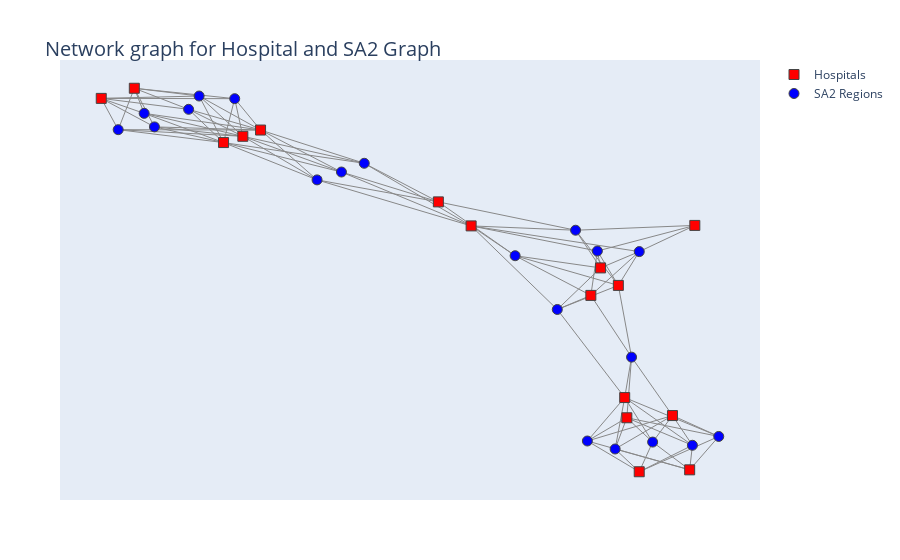

Write notebook code for a chart like this one.
### Code cell
visualizer.plot_graph(network_df=network_df, save_path=os.path.join(resultdir, "graph.html"))

### Figure 1 — Plotly figure (JSON) as saved in the notebook; plotly's stock layout.template omitted (floating-point values rounded to 4 significant figures; data arrays with more than 128 entries replaced by an {"elided": "..."} marker saying what was removed)
{"data": [{"hoverinfo": "text", "line": {"color": "#888", "width": 1}, "mode": "lines", "showlegend": false, "text": ["\n                Hospital: Queanbeyan Hospital\n                SA2: Karabar\n                ", "\n                Hospital: Queanbeyan Hospital\n                SA2: Queanbeyan\n                ", "\n                Hospital: Queanbeyan Hospital\n                SA2: Queanbeyan - East\n                ", "\n                Hospital: Queanbeyan Hospital\n                SA2: Googong\n                ", "\n                Hospital: Queanbeyan Hospital\n                SA2: Queanbeyan Surrounds\n                ", "\n                Hospital: Queanbeyan Hospital\n                SA2: Queanbeyan West - Jerrabomberra\n                ", "\n                Hospital: Brindabella Endoscopy and Day Surgery Centre\n                SA2: Karabar\n                ", "\n                Hospital: Brindabella Endoscopy and Day Surgery Centre\n                SA2: Queanbeyan\n                ", "\n                Hospital: Brindabella Endoscopy and Day Surgery Centre\n                SA2: Queanbeyan - East\n                ", "\n                Hospital: Brindabella Endoscopy and Day Surgery Centre\n                SA2: Googong\n                ", "\n                Hospital: Brindabella Endoscopy and Day Surgery Centre\n                SA2: Queanbeyan Surrounds\n                ", "\n                Hospital: Brindabella Endoscopy and Day Surgery Centre\n                SA2: Queanbeyan West - Jerrabomberra\n                ", "\n                Hospital: Brindabella Endoscopy and Day Surgery Centre\n                SA2: Cooma\n                ", "\n                Hospital: Brindabella Endoscopy and Day Surgery Centre\n                SA2: Cooma Surrounds\n                ", "\n                Hospital: Brindabella Endoscopy and Day Surgery Centre\n                SA2: Jindabyne - Berridale\n                ", "\n                Hospital: National Capital Private Hospital\n                SA2: Karabar\n                ", "\n                Hospital: National Capital Private Hospital\n                SA2: Queanbeyan\n                ", "\n                Hospital: National Capital Private Hospital\n                SA2: Queanbeyan - East\n                ", "\n                Hospital: National Capital Private Hospital\n                SA2: Googong\n                ", "\n                Hospital: National Capital Private Hospital\n                SA2: Queanbeyan Surrounds\n                ", "\n                Hospital: National Capital Private Hospital\n                SA2: Queanbeyan West - Jerrabomberra\n                ", "\n                Hospital: National Capital Private Hospital\n                SA2: Cooma\n                ", "\n                Hospital: National Capital Private Hospital\n                SA2: Cooma Surrounds\n                ", "\n                Hospital: National Capital Private Hospital\n                SA2: Jindabyne - Berridale\n                ", "\n                Hospital: The Canberra Hospital\n                SA2: Karabar\n                ", "\n                Hospital: The Canberra Hospital\n                SA2: Queanbeyan\n                ", "\n                Hospital: The Canberra Hospital\n                SA2: Queanbeyan - East\n                ", "\n                Hospital: The Canberra Hospital\n                SA2: Googong\n                ", "\n                Hospital: The Canberra Hospital\n                SA2: Queanbeyan Surrounds\n                ", "\n                Hospital: The Canberra Hospital\n                SA2: Queanbeyan West - Jerrabomberra\n                ", "\n                Hospital: The Canberra Hospital\n                SA2: Cooma\n                ", "\n                Hospital: The Canberra Hospital\n                SA2: Cooma Surrounds\n                ", "\n                Hospital: The Canberra Hospital\n                SA2: Jindabyne - Berridale\n                ", "\n                Hospital: Canberra Imaging Group Angiography/Interventional Suite\n                SA2: Karabar\n                ", "\n                Hospital: Canberra Imaging Group Angiography/Interventional Suite\n                SA2: Queanbeyan\n                ", "\n                Hospital: Canberra Imaging Group Angiography/Interventional Suite\n                SA2: Queanbeyan - East\n                ", "\n                Hospital: Canberra Imaging Group Angiography/Interventional Suite\n                SA2: Googong\n                ", "\n                Hospital: Canberra Imaging Group Angiography/Interventional Suite\n                SA2: Queanbeyan Surrounds\n                ", "\n                Hospital: Canberra Imaging Group Angiography/Interventional Suite\n                SA2: Queanbeyan West - Jerrabomberra\n                ", "\n                Hospital: Bombala Multi Purpose Service\n                SA2: Bombala\n                ", "\n                Hospital: Bombala Multi Purpose Service\n                SA2: Cooma\n                ", "\n                Hospital: Bombala Multi Purpose Service\n                SA2: Cooma Surrounds\n                ", "\n                Hospital: Bombala Multi Purpose Service\n                SA2: Jindabyne - Berridale\n                ", "\n                Hospital: Bombala Multi Purpose Service\n                SA2: Bega - Tathra\n                ", "\n                Hospital: Bombala Multi Purpose Service\n                SA2: Bega-Eden Hinterland\n                ", "\n                Hospital: Bombala Multi Purpose Service\n                SA2: Eden\n                ", "\n                Hospital: Bombala Multi Purpose Service\n                SA2: Merimbula - Tura Beach\n                ", "\n                Hospital: Delegate Multi Purpose Service\n                SA2: Bombala\n                ", "\n                Hospital: Delegate Multi Purpose Service\n                SA2: Eden\n                ", "\n                Hospital: Delegate Multi Purpose Service\n                SA2: Merimbula - Tura Beach\n                ", "\n                Hospital: Pambula Hospital\n                SA2: Bombala\n                ", "\n                Hospital: Pambula Hospital\n                SA2: Bega - Tathra\n                ", "\n                Hospital: Pambula Hospital\n                SA2: Bega-Eden Hinterland\n                ", "\n                Hospital: Pambula Hospital\n                SA2: Eden\n                ", "\n                Hospital: Pambula Hospital\n                SA2: Merimbula - Tura Beach\n                ", "\n                Hospital: Cooma Hospital\n                SA2: Bombala\n                ", "\n                Hospital: Cooma Hospital\n                SA2: Cooma\n                ", "\n                Hospital: Cooma Hospital\n                SA2: Cooma Surrounds\n                ", "\n                Hospital: Cooma Hospital\n                SA2: Jindabyne - Berridale\n                ", "\n                Hospital: Cooma Hospital\n                SA2: Bega-Eden Hinterland\n                ", "\n                Hospital: Bega Valley Private Hospital\n                SA2: Bombala\n                ", "\n                Hospital: Bega Valley Private Hospital\n                SA2: Bega - Tathra\n                ", "\n                Hospital: Bega Valley Private Hospital\n                SA2: Bega-Eden Hinterland\n                ", "\n                Hospital: Bega Valley Private Hospital\n                SA2: Deua - Wadbilliga\n                ", "\n                Hospital: Bega Valley Private Hospital\n                SA2: Eden\n                ", "\n                Hospital: Bega Valley Private Hospital\n                SA2: Merimbula - Tura Beach\n                ", "\n                Hospital: Batemans Bay Hospital\n                SA2: Batemans Bay\n                ", "\n                Hospital: Batemans Bay Hospital\n                SA2: Batemans Bay - South\n                ", "\n                Hospital: Batemans Bay Hospital\n                SA2: Broulee - Tomakin\n                ", "\n                Hospital: Batemans Bay Hospital\n                SA2: Deua - Wadbilliga\n                ", "\n                Hospital: Batemans Bay Hospital\n                SA2: Eurobodalla Hinterland\n                ", "\n                Hospital: Batemans Bay Hospital\n                SA2: Moruya - Tuross Head\n                ", "\n                Hospital: Mogo Day Surgery\n                SA2: Batemans Bay\n                ", "\n                Hospital: Mogo Day Surgery\n                SA2: Batemans Bay - South\n                ", "\n                Hospital: Mogo Day Surgery\n                SA2: Broulee - Tomakin\n                ", "\n                Hospital: Mogo Day Surgery\n                SA2: Deua - Wadbilliga\n                ", "\n                Hospital: Mogo Day Surgery\n                SA2: Eurobodalla Hinterland\n                ", "\n                Hospital: Mogo Day Surgery\n                SA2: Moruya - Tuross Head\n                ", "\n                Hospital: Moruya Hospital\n                SA2: Batemans Bay\n                ", "\n                Hospital: Moruya Hospital\n                SA2: Batemans Bay - South\n                ", "\n                Hospital: Moruya Hospital\n                SA2: Bega - Tathra\n                ", "\n                Hospital: Moruya Hospital\n                SA2: Broulee - Tomakin\n                ", "\n                Hospital: Moruya Hospital\n                SA2: Deua - Wadbilliga\n                ", "\n                Hospital: Moruya Hospital\n                SA2: Eurobodalla Hinterland\n                ", "\n                Hospital: Moruya Hospital\n                SA2: Moruya - Tuross Head\n                ", "\n                Hospital: Ulladulla Endoscopy and Medical Centre\n                SA2: Batemans Bay\n                ", "\n                Hospital: Ulladulla Endoscopy and Medical Centre\n                SA2: Batemans Bay - South\n                ", "\n                Hospital: Ulladulla Endoscopy and Medical Centre\n                SA2: Broulee - Tomakin\n                ", "\n                Hospital: Ulladulla Endoscopy and Medical Centre\n                SA2: Eurobodalla Hinterland\n                ", "\n                Hospital: Ulladulla Endoscopy and Medical Centre\n                SA2: Moruya - Tuross Head\n                ", "\n                Hospital: Milton Ulladulla Hospital\n                SA2: Batemans Bay\n                ", "\n                Hospital: Milton Ulladulla Hospital\n                SA2: Batemans Bay - South\n                ", "\n                Hospital: Milton Ulladulla Hospital\n                SA2: Broulee - Tomakin\n                ", "\n                Hospital: Milton Ulladulla Hospital\n                SA2: Eurobodalla Hinterland\n                ", "\n                Hospital: Milton Ulladulla Hospital\n                SA2: Moruya - Tuross Head\n                ", "\n                Hospital: South East Regional Hospital\n                SA2: Bega - Tathra\n                ", "\n                Hospital: South East Regional Hospital\n                SA2: Bega-Eden Hinterland\n                ", "\n                Hospital: South East Regional Hospital\n                SA2: Deua - Wadbilliga\n                ", "\n                Hospital: South East Regional Hospital\n                SA2: Eden\n                ", "\n                Hospital: South East Regional Hospital\n                SA2: Merimbula - Tura Beach\n                "], "type": "scatter", "x": {"elided": "300 float values"}, "y": {"elided": "300 float values"}}, {"hoverinfo": "text", "marker": {"color": "red", "line": {"width": 1}, "size": 10, "symbol": "square"}, "mode": "markers", "name": "Hospitals", "text": ["\n                    Hospital: Queanbeyan Hospital\n                    ", "\n                    Hospital: Brindabella Endoscopy and Day Surgery Centre\n                    ", "\n                    Hospital: National Capital Private Hospital\n                    ", "\n                    Hospital: The Canberra Hospital\n                    ", "\n                    Hospital: Canberra Imaging Group Angiography/Interventional Suite\n                    ", "\n                    Hospital: Bombala Multi Purpose Service\n                    ", "\n                    Hospital: Delegate Multi Purpose Service\n                    ", "\n                    Hospital: Pambula Hospital\n                    ", "\n                    Hospital: Cooma Hospital\n                    ", "\n                    Hospital: Bega Valley Private Hospital\n                    ", "\n                    Hospital: Batemans Bay Hospital\n                    ", "\n                    Hospital: Mogo Day Surgery\n                    ", "\n                    Hospital: Moruya Hospital\n                    ", "\n                    Hospital: Ulladulla Endoscopy and Medical Centre\n                    ", "\n                    Hospital: Milton Ulladulla Hospital\n                    ", "\n                    Hospital: South East Regional Hospital\n                    "], "type": "scatter", "x": [-0.5172, -0.3436, -0.3152, -0.3744, -0.5701, 0.02163, 0.3795, 0.2287, -0.03079, 0.2571, 0.3437, 0.2707, 0.2673, 0.3712, 0.2905, 0.2131], "y": [0.8035, 0.5776, 0.607, 0.5481, 0.7559, 0.1562, 0.1585, -0.04137, 0.2692, -0.1237, -0.7358, -0.7461, -0.6511, -0.991, -1, -0.1707]}, {"hoverinfo": "text", "marker": {"color": "blue", "line": {"width": 1}, "size": 10}, "mode": "markers", "name": "SA2 Regions", "text": ["\n                    SA2: Karabar\n                    ", "\n                    SA2: Queanbeyan\n                    ", "\n                    SA2: Queanbeyan - East\n                    ", "\n                    SA2: Googong\n                    ", "\n                    SA2: Queanbeyan Surrounds\n                    ", "\n                    SA2: Queanbeyan West - Jerrabomberra\n                    ", "\n                    SA2: Cooma\n                    ", "\n                    SA2: Cooma Surrounds\n                    ", "\n                    SA2: Jindabyne - Berridale\n                    ", "\n                    SA2: Bombala\n                    ", "\n                    SA2: Bega - Tathra\n                    ", "\n                    SA2: Bega-Eden Hinterland\n                    ", "\n                    SA2: Eden\n                    ", "\n                    SA2: Merimbula - Tura Beach\n                    ", "\n                    SA2: Deua - Wadbilliga\n                    ", "\n                    SA2: Batemans Bay\n                    ", "\n                    SA2: Batemans Bay - South\n                    ", "\n                    SA2: Broulee - Tomakin\n                    ", "\n                    SA2: Eurobodalla Hinterland\n                    ", "\n                    SA2: Moruya - Tuross Head\n                    "], "type": "scatter", "x": [-0.5014, -0.3566, -0.485, -0.4135, -0.543, -0.4303, -0.2248, -0.1858, -0.1493, 0.1887, 0.1595, 0.09203, 0.2236, 0.2906, 0.2783, 0.4177, 0.312, 0.252, 0.2076, 0.3756], "y": [0.6854, 0.7545, 0.6219, 0.767, 0.6087, 0.7044, 0.3726, 0.4096, 0.4507, 0.1359, -0.2369, 0.01596, 0.03807, 0.03538, -0.461, -0.8339, -0.8604, -0.893, -0.8554, -0.8756]}], "layout": {"hovermode": "closest", "margin": {"b": 60, "l": 60, "r": 60, "t": 60}, "showlegend": true, "title": {"font": {"size": 20}, "text": "<br>Network graph for Hospital and SA2 Graph"}, "xaxis": {"showgrid": false, "showticklabels": false, "zeroline": false}, "yaxis": {"showgrid": false, "showticklabels": false, "zeroline": false}}}
